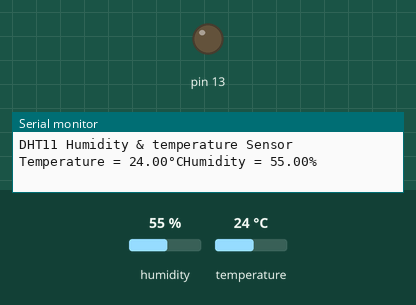
The sketch below on a simulated Arduino Uno, built with avr-gcc and run on an emulated ATmega328P. On the bench: output pins drawn as LEDs (lit = HIGH), the last lines printed to the serial monitor. Dashed ring = blinking. The inputs (shaded band) are chosen by the test bench; at power-on: temperature 24 °C, humidity 55 %.

Above: at 2.7 s.
2.8 s: temperature set to 29 °C
5.5 s: temperature set to 32 °C
At 6.6 s:
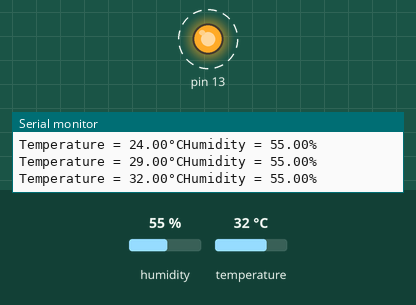
11.1 s: temperature set to 12 °C
At 13.0 s:
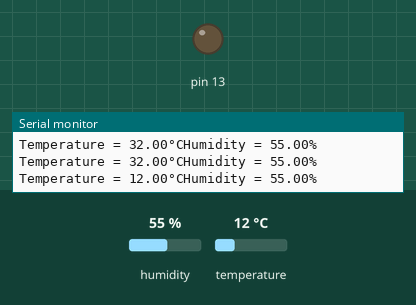
13.8 s: temperature set to 33 °C
At 16.3 s:
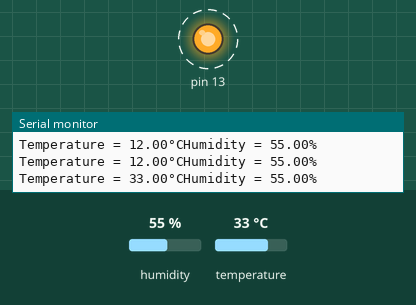
Timing chart, 0 to 20.8 s (numbered marks = the images above; inputs shaded):
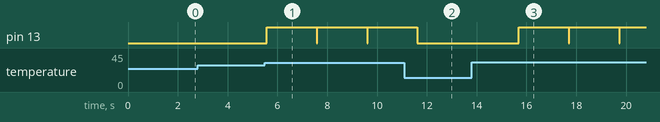

Measured:
- the behaviour switches between 30 and 31 °C on temperature (found by bisection; images 0 and 1)
- after the input at 5.5 s, pin 13: alternates HIGH for 2.0 s and LOW for 0.02 s, starting after 0.07 s
- after the input at 11.1 s, pin 13: goes on until 11.6 s, then stays LOW
- after the input at 13.8 s, pin 13: alternates HIGH for 2.0 s and LOW for 0.02 s, starting after 1.9 s

The sketch:

DHT11.ino
```cpp
/* Interfacing DHT11 with Arduino
   DHT11 Temperature and Humidity sensor Arduino Code
    */

#include <dht.h>  // Include DHT11 library
#define DATApin 7  // Defines Arduino pin which is connected to the sensor

dht DHT;      // Creates a DHT object

void setup()
 {

  //Sets the baud for serial data transmission between Arduino and your computer
  pinMode(13, OUTPUT);
  Serial.begin(9600);
  delay(500);//Delay to let system boot
  Serial.println("DHT11 Humidity & temperature Sensor\n\n");
  delay(1000);//Wait before accessing Sensor
 }

void loop()
 {
  // Read data from Sensor
  DHT.read11(DATApin);

  float TC = DHT.temperature;  // Read Temperature in Degree Celsius unit

  float h = DHT.humidity;   // Read humidity

  //Print Tempareture Value on Serial Monitor Window
  Serial.print("Temperature = ");
  Serial.print(TC);  // Temperature value in Degree Celsius
  Serial.print("°C");

  //Print Humidity Value on Serial Monitor Window
  Serial.print("Humidity = ");
  Serial.print(h);
  Serial.println("% ");
  Serial.println("");
  if(TC>30){
     digitalWrite(13, HIGH);
  }

  delay(2000); // wait two seconds
  digitalWrite(13, LOW);

}
```
